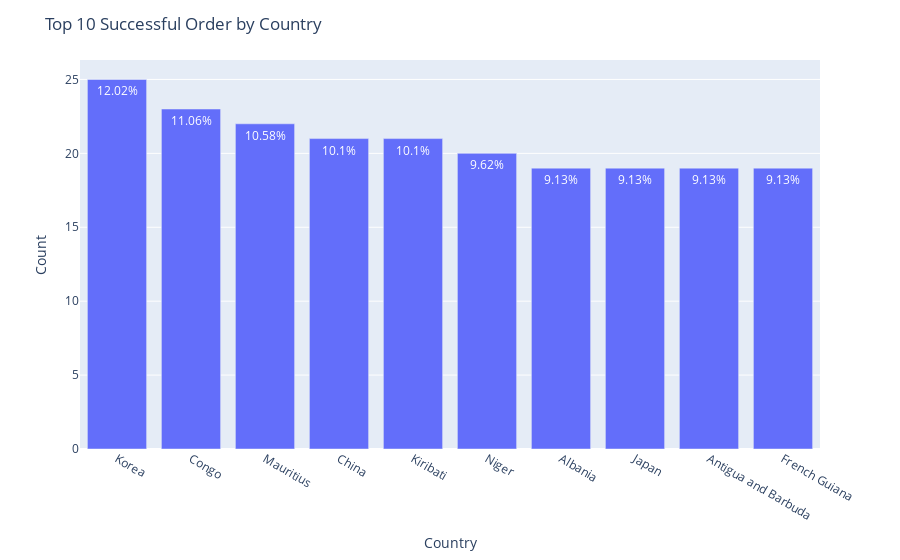

Notebook code cell kept with this figure:
### Code cell
# order by continent
plt.figure(figsize=(15,5))
result = new_data[new_data['status'] == 'success'].groupby('country')['order_id'].nunique().sort_values(ascending=False)[:10]
percentages = get_percentages(result)
fig = px.bar(x=result.index,y=result.values,
             text=percentages.apply(lambda x :str(x) + '%'))

fig.update_layout(title='Top 10 Successful Order by Country',xaxis_title='Country',yaxis_title='Count')
fig.show()

### Figure 1 — Plotly figure (JSON) as saved in the notebook; plotly's stock layout.template omitted (floating-point values rounded to 4 significant figures)
{"data": [{"alignmentgroup": "True", "hovertemplate": "x=%{x}<br>y=%{y}<br>text=%{text}<extra></extra>", "legendgroup": "", "marker": {"color": "#636efa", "pattern": {"shape": ""}}, "name": "", "offsetgroup": "", "orientation": "v", "showlegend": false, "text": ["12.02%", "11.06%", "10.58%", "10.1%", "10.1%", "9.62%", "9.13%", "9.13%", "9.13%", "9.13%"], "textposition": "auto", "type": "bar", "x": ["Korea", "Congo", "Mauritius", "China", "Kiribati", "Niger", "Albania", "Japan", "Antigua and Barbuda", "French Guiana"], "xaxis": "x", "y": [25, 23, 22, 21, 21, 20, 19, 19, 19, 19], "yaxis": "y"}], "layout": {"barmode": "relative", "legend": {"tracegroupgap": 0}, "margin": {"t": 60}, "title": {"text": "Top 10 Successful Order by Country"}, "xaxis": {"anchor": "y", "domain": [0, 1], "title": {"text": "Country"}}, "yaxis": {"anchor": "x", "domain": [0, 1], "title": {"text": "Count"}}}}
